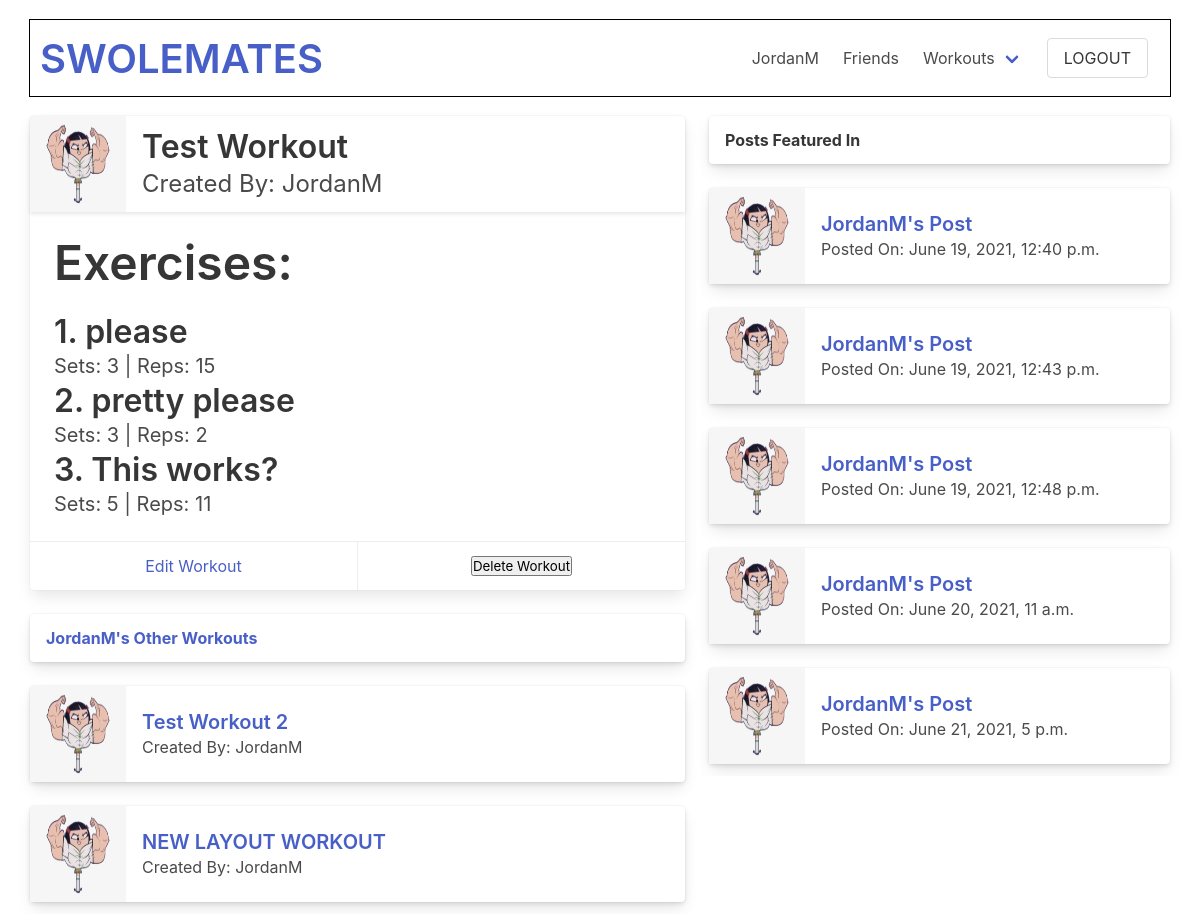
The page /swolemates/workout/15 (signed in) on the database its author committed.
### swolemates_app/models.py (models this page shows, shortened)
class User(models.Model):
    first_name = models.CharField(max_length = 50)
    last_name = models.CharField(max_length = 50)
    username = models.CharField(max_length=45, unique=True)
    email = models.EmailField(unique=True)
    password = models.CharField(max_length = 60)
    profile_photo = models.ImageField(default='default.png', upload_to = "images/")
    bio = models.TextField(blank=True, null=True)
    fav_exercises = models.TextField(blank=True, null=True)
    objects = UserManager()
    friends = models.ManyToManyField('self', blank=True)
    created_at = models.DateTimeField(auto_now_add=True)
    updated_at = models.DateTimeField(auto_now=True)
    def __str__(self):
        return self.username

class Workout(models.Model):
    name = models.CharField(max_length=50)
    created_by = models.ForeignKey(User, related_name="workouts", on_delete=models.CASCADE)
    liked_by = models.ManyToManyField(User, related_name="liked_workouts", blank=True)
    objects = WorkoutManager()
    created_at = models.DateTimeField(auto_now_add=True)
    updated_at = models.DateTimeField(auto_now=True)

class Exercise(models.Model):
    workout = models.ForeignKey(Workout, related_name="exercises", on_delete=models.CASCADE)
    name = models.CharField(max_length=50)
    set_count = models.IntegerField()
    rep_count = models.IntegerField()
    created_at = models.DateTimeField(auto_now_add=True)
    updated_at = models.DateTimeField(auto_now=True)

class Post(models.Model):
    content = models.TextField()
    image = models.ImageField(null=True, blank=True, upload_to = "images/")
    posted_by = models.ForeignKey(User, related_name="posts", on_delete=models.CASCADE)
    liked_by = models.ManyToManyField(User, related_name="liked_posts", blank=True)
    workout = models.ForeignKey(Workout, null=True, blank=True, related_name="posts", on_delete=models.SET_NULL)
    objects = PostCommentManager()
    created_at = models.DateTimeField(auto_now_add=True)
    updated_at = models.DateTimeField(auto_now=True)

### swolemates_app/views.py (the view)
# urls.py: path('swolemates/workout/<int:id>', views.workout_view),
def workout_view(request, id):
    workout = Workout.objects.get(id=id)
    profile = User.objects.get(id=workout.created_by.id)
    context = {
        "workout": workout,
        "profile": profile,
        "user": User.objects.get(id=request.session['user_id']),
        "exercises": workout.exercises.all()
    }
    return render(request, "workout_view.html", context)

### swolemates_app/templates/workout_view.html (shortened to what this page needs)
<!DOCTYPE html>
<html lang="en">
<head>
    <link rel="stylesheet" href="https://cdn.jsdelivr.net/npm/bulma@0.9.3/css/bulma.min.css">
    {% load static %}
    <link rel="stylesheet" href="{% static 'css/view_workout.css' %}">
</head>
<body>
    <div id="wrapper">
        <nav class="navbar">
            <div class="navbar-brand">
                    <p class="title is-2 is-align-self-center" id="wtf"><a href="/swolemates">SWOLEMATES</a></p>
            </div>
            <div class="navbar-menu navbar-end">
                <a href="/swolemates/user/{{user.username}}" class="navbar-item">
                    {{user.username}}
                </a>
                <a href="/swolemates/user/{{user.username}}/friends" class="navbar-item">
                    Friends
                </a>
                <div class="navbar-item has-dropdown is-hoverable">
                    <a href="/swolemates/user/{{user.username}}/workouts" class="navbar-link">
                        Workouts
                    </a>
                </div>
                <div class="navbar-item">
                    <form action="/logout" method="POST">
                        <input type="submit" value="LOGOUT" class="button" id="logout">
                    </form>
                </div>
            </div>
        </nav>
        <div id="ancestor-div">
        <div class="tile is-ancestor">
            <div class="tile is-parent is-7 is-vertical is-align-items-flex-start" id="parent-workout-view">
                <div class="tile is-child is-12">
                    <div class="card">
                        <header class="card-header">
                            <div class="media is-align-items-center">
                                <div class="media-left">
                                    <img src="/media/{{workout.created_by.profile_photo}}" alt="{{workout.created_by}}'s profile pic" class="image is-96x96">
                                </div>
                                <div class="media-content">
                                    <p class="title is-3">{{workout.name}}</p>
                                    <p class="subtitle is-4">Created By: {{workout.created_by}}</p>
                                </div>
                            </div>
                        </header>
                        <div class="card-content">
                            <p class="title is-1">
                                Exercises:
                            </p>
                                {% for exercise in workout.exercises.all %}
                                    <p class="title is-justify-content-space-between">
                                        {{forloop.counter}}. {{exercise.name}}
                                    </p>
                                    <p class="subtitle is-5">Sets: {{exercise.set_count}} | Reps: {{exercise.rep_count}}</p>
                                {% endfor %}
                        </div>
                        {% if profile == user %}
                        <div class="card-footer">
                            <a href="/swolemates/workout/{{workout.id}}/edit" class="card-footer-item">Edit Workout</a>
                            <form action="/swolemates/workout/{{workout.id}}/delete" method="POST" class="card-footer-item">
                                <input type="submit" value="Delete Workout">
                            </form>
                        </div>
                        {% endif %}
                    </div>
                </div>
                <div class="tile is-child is-12">
                        <div class="card">
                            <header class="card-header">
                            <p class="card-header-title">
                                <a href="/swolemates/user/{{profile.username}}/workouts">{{profile.username}}'s Other Workouts</a>
                            </p>
                            <button class="card-header-icon" aria-label="more options">
                                <span class="icon">
                                </span>
                            </button>
                            </header>
                        </div>
                </div>
                {% for work in profile.workouts.all %}
                    {% if work != workout %}
                        <div class="tile is-child is-12">
                            <div class="card">
                                <header class="card-header">
                                    <div class="media is-align-items-center">
                                        <div class="media-left">
                                            <img src="/media/{{work.created_by.profile_photo}}" alt="{{work.created_by}}'s profile pic" class="image is-96x96">
                                        </div>
                                        <div class="media-content">
                                            <p class="title is-5"><a href="/swolemates/workout/{{work.id}}">{{work.name}}</a></p>
                                            <p class="subtitle is-6">Created By: {{work.created_by}}</p>
                                        </div>
                                    </div>
                                </header>
                            </div>
                        </div>
                    {% endif %}
                {% endfor %}
            </div>
            <div class="tile is-parent is-vertical is-align-items-flex-start" id="featured-in">
                {% if workout.posts.all %}
                    <div class="tile is-child is-12">
                        <div class="card">
                            <header class="card-header">
                            <p class="card-header-title">
                                Posts Featured In
                            </p>
                            <button class="card-header-icon" aria-label="more options">
                                <span class="icon">
                                </span>
                            </button>
                            </header>
                        </div>
                    </div>
                    {% for post in workout.posts.all %}
                        <div class="tile is-child is-12">
                            <div class="card">
                                <header class="card-header">
                                    <div class="media is-align-items-center">
                                        <div class="media-left">
                                            <img src="/media/{{post.posted_by.profile_photo}}" alt="{{post.posted_by}}'s profile pic" class="image is-96x96">
                                        </div>
                                        <div class="media-content">
                                            <p class="title is-5"><a href="/swolemates/post/{{post.id}}">{{post.posted_by}}'s Post</a></p>
                                            <p class="subtitle is-6">Posted On: {{post.updated_at}}</p>
                                        </div>
                                    </div>
                                </header>
                            </div>
                        </div>
                    {% endfor %}
                {% endif %}
            </div>
        </div>
        </div>
    </div>
</body>
</html>

### swolemates_app/static/css/view_workout.css (style rules this page uses)
* { margin: 0px; padding: 0px; }
#wrapper { width: 95%; margin: auto; }
#ancestor-div { justify-self: center; margin: auto; }
nav { margin: 20px auto; padding: 10px; outline: 1px solid black; }
#wtf { margin-bottom: 0px; padding-bottom: 0px; }
#featured-in { max-height: 600px; overflow: scroll; }
#parent-workout-view { max-height: 600px; overflow: scroll; }

### rows shown on the page
User: username "JordanM"
Workout: created_by.profile_photo (picture), name "Test Workout", created_by "JordanM"
Exercise: name "please", set_count "3", rep_count "15"
Exercise: name "pretty please", set_count "3", rep_count "2"
Exercise: name "This works?", set_count "5", rep_count "11"
Workout: created_by.profile_photo (picture), name "Test Workout 2", created_by "JordanM"
Workout: created_by.profile_photo (picture), name "NEW LAYOUT WORKOUT", created_by "JordanM"
Post: posted_by.profile_photo (picture), posted_by "JordanM", updated_at "June 19, 2021, 12:40 p.m."
Post: posted_by.profile_photo (picture), posted_by "JordanM", updated_at "June 19, 2021, 12:43 p.m."
Post: posted_by.profile_photo (picture), posted_by "JordanM", updated_at "June 19, 2021, 12:48 p.m."
Post: posted_by.profile_photo (picture), posted_by "JordanM", updated_at "June 20, 2021, 11 a.m."
Post: posted_by.profile_photo (picture), posted_by "JordanM", updated_at "June 21, 2021, 5 p.m."
